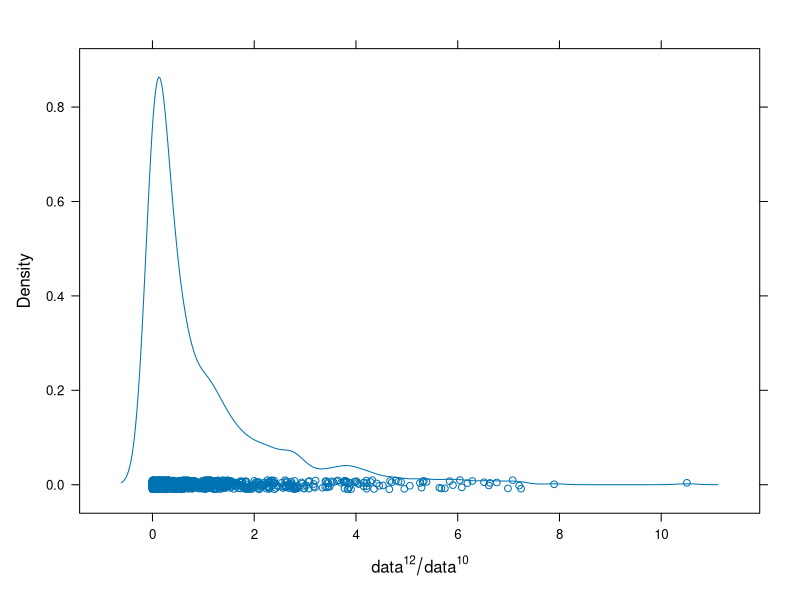
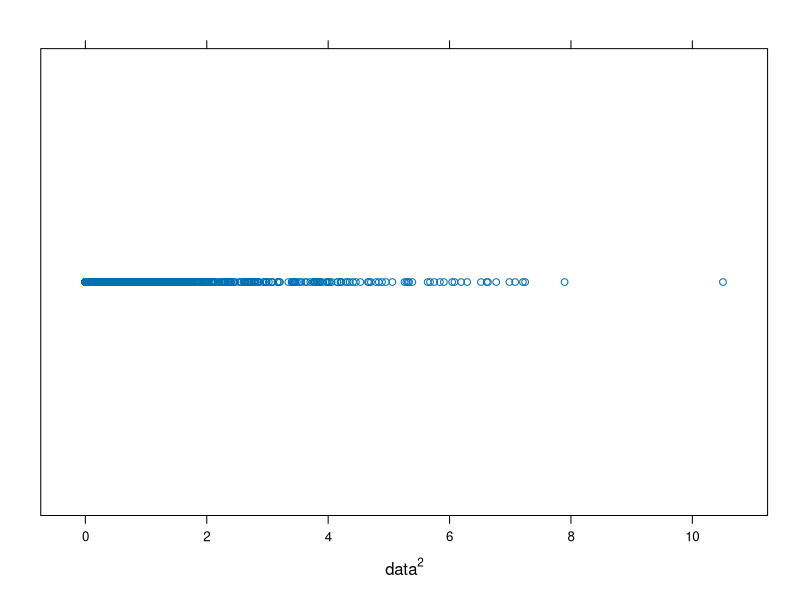
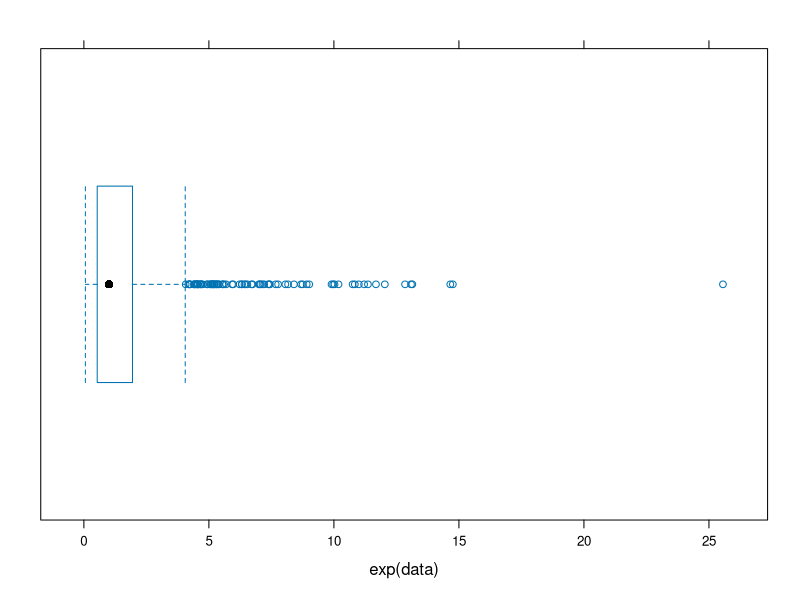

Recreate these plots in R, in order.
## ---- chunk 1
#load package lattice
library(lattice)
library(xtable) # generate the LaTeX code for tables
#fix the random generator seed
set.seed(123)
#create data
data <- rnorm(1000)
#plot histogram
h <- histogram(data)
#plot density 
densityplot(data^12 / data^10, xlab = expression(data^12/data^10))
#plot stripplot
stripplot(data^2, xlab = expression(data^2))
#plot boxplot
bwplot(exp(data))
#matrix with all data used
data.all <- cbind(data = data, 
                  squared1 = data^12 / data^10,
                  squared2 = data^2,
                  exponent = exp(data))


xtable(data.all[1:9,])

pdf("histogram.pdf")
print(histogram)
dev.off()

pdf("density.pdf")
print(densityplot)
dev.off()

pdf("stripplot.pdf")
print(stripplot)
dev.off()

pdf("bwplot.pdf")
print(bwplot)
dev.off()
